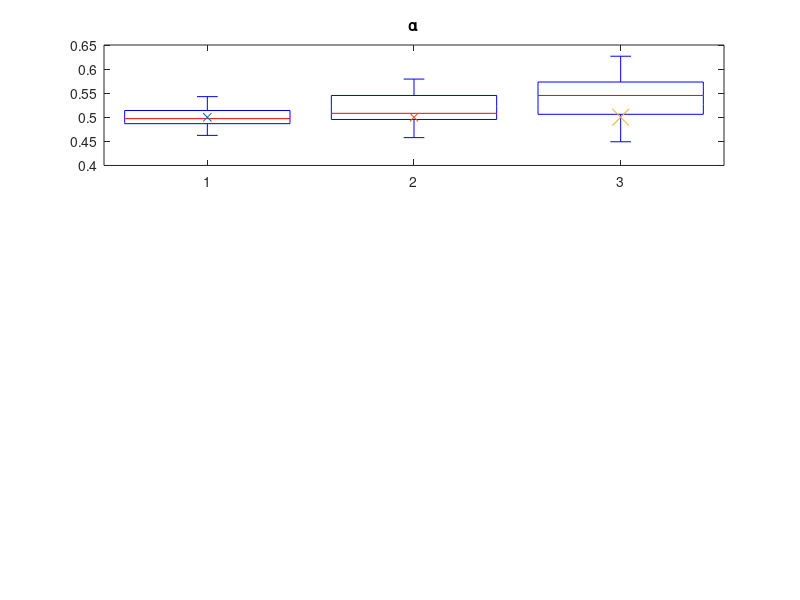

This chart was generated by the following MATLAB code: (Note: this script raises an error after producing the figure.)
% Plot simulation results
clear all;close all
load('simout/Hyperpar');%'hprsD1','hprsD3','hprsP','tprimal','tdual1','tdual3','alpha','signse'

figure;
subplot(311)
boxplot(1./[hprsP(1,:)' hprsD1(1,:)' hprsD3(1,:)'])%,'labels' ,{'primal' 'DNC1' 'DNC2'}')
hold on 
plot(1,alpha,'x',2,alpha,'x',3,alpha,'x','markersize',12)
hold off
title('\alpha')
legend('true parameter','location','NW')
set(gca,'XTickLabel',{''})

subplot(312)
boxplot(sqrt([hprsP(2,:)' hprsD1(2,:)' hprsD3(2,:)']))%,'labels' ,{'primal' 'DNC1' 'DNC2'})
hold on 
plot(1,signse,'x',2,signse,'x',3,signse,'x','markersize',12)
hold off
title('\sigma')
set(gca,'XTickLabel',{''})


subplot(313);boxplot([tprimal tdual1' tdual3],'labels' ,{'primal' 'DNC1' 'DNC2'})
title('time')
ylabel('seconds')